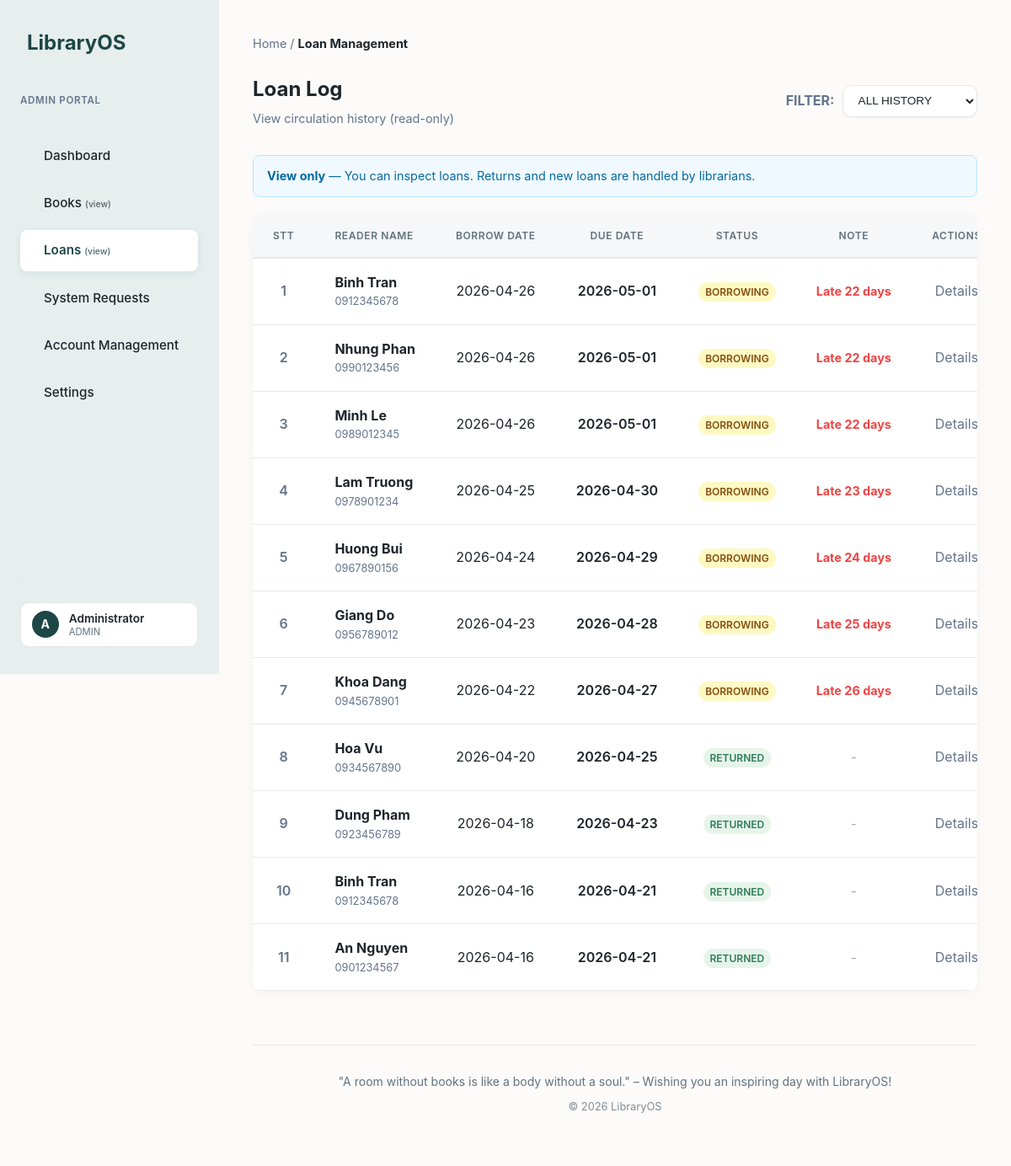
The app's page /loan/loans.php (signed in) with its own data.
### tables this page shows
CREATE TABLE loans (
    id          INT AUTO_INCREMENT PRIMARY KEY,
    reader_id   INT,
    borrow_date DATE DEFAULT (CURRENT_DATE),
    due_date    DATE NOT NULL,
    status      ENUM('pending', 'ongoing', 'partial', 'closed', 'rejected') DEFAULT 'pending',
    created_at  TIMESTAMP DEFAULT CURRENT_TIMESTAMP,
    FOREIGN KEY (reader_id) REFERENCES readers(id)
);

CREATE TABLE readers (
    id         INT AUTO_INCREMENT PRIMARY KEY,
    name       VARCHAR(150) NOT NULL,
    phone      VARCHAR(20)  UNIQUE,
    email      VARCHAR(100) UNIQUE,
    address    TEXT,
    dob        DATE,
    gender     ENUM('male', 'female', 'other') DEFAULT 'male',
    status     ENUM('active', 'inactive') DEFAULT 'active',
    account_id INT NULL DEFAULT NULL UNIQUE,
    created_at TIMESTAMP DEFAULT CURRENT_TIMESTAMP,
    FOREIGN KEY (account_id) REFERENCES accounts(id) ON DELETE SET NULL ON UPDATE CASCADE
);

### loan/loans.php (called while the page is built, shortened)
<?php
require_once '../env/config.php';
$circulation_readonly = circulation_is_readonly();
include '../inc/header.php';
$filter = isset($_GET['filter']) ? $_GET['filter'] : 'all';
$where_clause = "WHERE l.status NOT IN ('pending', 'rejected')";
$loans_query = "
    SELECT l.*, r.name as reader_name, r.phone
    FROM loans l
    JOIN readers r ON l.reader_id = r.id
    $where_clause
    ORDER BY l.borrow_date DESC
";
$loans_result = mysqli_query($db_connect, $loans_query);
include 'views/loan_display.php';
include '../inc/footer.php';

### loan/views/loan_display.php (the view, shortened to what this page needs)
<div class="breadcrumb" style="margin-bottom: 1.5rem; color: #64748b; font-size: 0.9rem;">
    Home / <strong style="color: var(--text-color);">Loan Management</strong>
</div>
<?php $loan_readonly = !empty($circulation_readonly); ?>
<div class="search-header" style="margin-bottom: 2rem; display: flex; justify-content: space-between; align-items: center; flex-wrap: wrap; gap: 1.5rem;">
    <div>
        <h1 style="font-size: 1.5rem; color: var(--text-color); margin-bottom: 0.25rem;">Loan Log</h1>
        <p style="color: #64748b; font-size: 0.9rem;"><?php echo $loan_readonly ? 'View circulation history (read-only)' : 'Monitor and manage book loans & returns'; ?></p>
    </div>
    <div style="display: flex; gap: 1rem; align-items: center;">
        <form action="" method="GET" id="filterForm" style="display: flex; align-items: center; gap: 0.6rem;">
            <span style="font-weight: 700; color: #64748b; font-size: 1rem; text-transform: uppercase;">Filter:</span>
            <select name="filter" class="search-input" onchange="this.form.submit()" style="padding: 0.6rem 0.85rem; border-radius: 10px; border: 1px solid var(--border-color); background: white; font-weight: 500; font-size: 0.85rem; min-width: 160px; cursor: pointer; outline: none; box-shadow: 0 1px 2px rgba(0,0,0,0.05); color: var(--text-color);">
                <option value="all" <?php echo $filter == 'all' ? 'selected' : ''; ?>>ALL HISTORY</option>
            </select>
        </form>
    </div>
</div>
<?php if ($loan_readonly): ?>
<div style="margin-bottom:1.25rem;padding:0.75rem 1rem;background:#f0f9ff;border:1px solid #bae6fd;border-radius:8px;color:#0369a1;font-size:0.9rem;">
    <strong>View only</strong> — You can inspect loans. Returns and new loans are handled by librarians.
</div>
<?php endif; ?>
<div class="table-container">
    <table class="datatable">
        <thead>
            <tr>
                <th width="50" style="text-align: center;">STT</th>
                <th style="text-align: left;">Reader Name</th>
                <th>Borrow Date</th>
                <th>Due Date</th>
                <th>Status</th>
                <th style="text-align: center;">Note</th>
                <th style="text-align: center;">Actions</th>
            </tr>
        </thead>
        <tbody>
            <?php if (mysqli_num_rows($loans_result) == 0): ?>
                <tr><td colspan="7" align="center" style="padding: 3rem; color: #64748b;">No loan records found.</td></tr>
            <?php else: ?>
                <?php while ($loan = mysqli_fetch_assoc($loans_result)): ?>
                    <tr>
                        <?php static $stt = 1; ?>
                        <td align="center" style="font-weight: 600; color: #64748b;">
                            <?php echo $stt++; ?>
                        </td>
                        <td>
                            <strong style="color: var(--text-color);"><?php echo htmlspecialchars($loan['reader_name']); ?></strong>
                            <div style="font-size: 0.8rem; color: #64748b;"><?php echo htmlspecialchars($loan['phone']); ?></div>
                        </td>
                        <td align="center"><?php echo $loan['borrow_date']; ?></td>
                        <td align="center" style="font-weight: 600;"><?php echo $loan['due_date']; ?></td>
                        <td align="center">
                            <span class="badge badge-<?php
                                if($loan['status'] == 'closed') echo 'returned';
                                elseif($loan['status'] == 'ongoing' || $loan['status'] == 'partial') echo 'borrowing';
                                else echo 'overdue';
                            ?>">
                                <?php
                                    if($loan['status'] == 'closed') echo 'RETURNED';
                                    elseif($loan['status'] == 'ongoing' || $loan['status'] == 'partial') echo 'BORROWING';
                                    else echo strtoupper($loan['status']);
                                ?>
                            </span>
                        </td>
                        <td align="center">
                            <?php
                                $current_date = date('Y-m-d');
                                if ($loan['status'] !== 'closed' && $current_date > $loan['due_date']) {
                                    $diff = strtotime($current_date) - strtotime($loan['due_date']);
                                    $days = round($diff / (60 * 60 * 24));
                                    echo '<span style="color: #ef4444; font-weight: 700; font-size: 0.9rem;">Late ' . $days . ' days</span>';
                                } else {
                                    echo '<span style="color: #94a3b8; font-size: 0.9rem;">-</span>';
                                }
                            ?>
                        </td>
                        <td align="center">
                            <div class="action-buttons-group">
                                <a href="loan_detail.php?id=<?php echo $loan['id']; ?>" style="color: #64748b; text-decoration: none;">Details</a>
                            </div>
                        </td>
                    </tr>
                <?php endwhile; ?>
            <?php endif; ?>
        </tbody>
    </table>
</div>

### css/style.css (style rules this page uses)
:root { --primary-color: #1e4646; --primary-light: #e6eeee; --bg-color: #fcfbfa; --text-color: #1e252b; --text-muted: #62727d; --card-bg: #ffffff; --border-color: #e6e8eb; --danger: #cb4343; --success: #2e7d5a; }
* { margin: 0; padding: 0; box-sizing: border-box; }
body { font-family: 'Inter', system-ui, -apple-system, sans-serif; background-color: var(--bg-color); color: var(--text-color); line-height: 1.6; -webkit-font-smoothing: antialiased; }
input, select, textarea { width: 100%; padding: 0.75rem; border: 1px solid var(--border-color); border-radius: 8px; font-size: 1rem; color: var(--text-color); transition: border-color 0.3s, box-shadow 0.3s; }
.table-container { background: var(--card-bg); border-radius: 12px; overflow-x: auto; overflow-y: hidden; box-shadow: 0 4px 20px -2px rgba(30, 37, 43, 0.04), 0 2px 6px -1px rgba(30, 37, 43, 0.02); }
table { width: 100%; border-collapse: collapse; }
th { background-color: #f5f7f8; color: var(--text-muted); text-align: center; padding: 1rem; font-weight: 600; position: sticky; top: 0; z-index: 10; }
td { padding: 1rem; border-bottom: 1px solid var(--border-color); background-color: var(--card-bg); color: var(--text-color); }
.datatable, .datatable * { transition: none !important; transform: none !important; }
.search-header { display: flex; justify-content: space-between; align-items: center; margin-bottom: 2rem; }
.search-input { width: auto; min-width: 150px; }
.badge { padding: 0.25rem 0.5rem; border-radius: 9999px; font-size: 0.75rem; font-weight: 600; }
.badge-borrowing { background: #fef9c3; color: #854d0e; }
.badge-returned { background: #e6f4ea; color: var(--success); }
.datatable { width: 100%; border-collapse: separate; border-spacing: 0; }
.datatable th { background: #f5f7f8; color: var(--text-muted); font-weight: 600; text-transform: uppercase; font-size: 0.75rem; letter-spacing: 0.05em; padding: 1rem 1.5rem; border-bottom: 2px solid var(--border-color); white-space: nowrap; }
.datatable td { padding: 1rem 1.5rem; border-bottom: 1px solid var(--border-color); vertical-align: middle; white-space: nowrap; }
.datatable tbody tr { transition: background-color 0.2s ease; }
.action-buttons-group { display: flex; gap: 0.5rem; justify-content: center; }
body { display: flex; min-height: 100vh; }
:root { --shopee-orange: #ee4d2d; }

### records on screen
loans: reader.name "Binh Tran", reader.phone "0912345678", borrow_date "2026-04-26", due_date "2026-05-01", status "BORROWING"
loans: reader.name "Nhung Phan", reader.phone "0990123456", borrow_date "2026-04-26", due_date "2026-05-01", status "BORROWING"
loans: reader.name "Minh Le", reader.phone "0989012345", borrow_date "2026-04-26", due_date "2026-05-01", status "BORROWING"
loans: reader.name "Lam Truong", reader.phone "0978901234", borrow_date "2026-04-25", due_date "2026-04-30", status "BORROWING"
loans: reader.name "Huong Bui", reader.phone "0967890156", borrow_date "2026-04-24", due_date "2026-04-29", status "BORROWING"
loans: reader.name "Giang Do", reader.phone "0956789012", borrow_date "2026-04-23", due_date "2026-04-28", status "BORROWING"
loans: reader.name "Khoa Dang", reader.phone "0945678901", borrow_date "2026-04-22", due_date "2026-04-27", status "BORROWING"
loans: reader.name "Hoa Vu", reader.phone "0934567890", borrow_date "2026-04-20", due_date "2026-04-25", status "RETURNED"
loans: reader.name "Dung Pham", reader.phone "0923456789", borrow_date "2026-04-18", due_date "2026-04-23", status "RETURNED"
loans: reader.name "Binh Tran", reader.phone "0912345678", borrow_date "2026-04-16", due_date "2026-04-21", status "RETURNED"
loans: reader.name "An Nguyen", reader.phone "0901234567", borrow_date "2026-04-16", due_date "2026-04-21", status "RETURNED"

### other values on screen
substr($_SESSION['full_name'], 0, 1) "A"
$_SESSION['full_name'] "Administrator"
$_SESSION['role_name'] "ADMIN"
